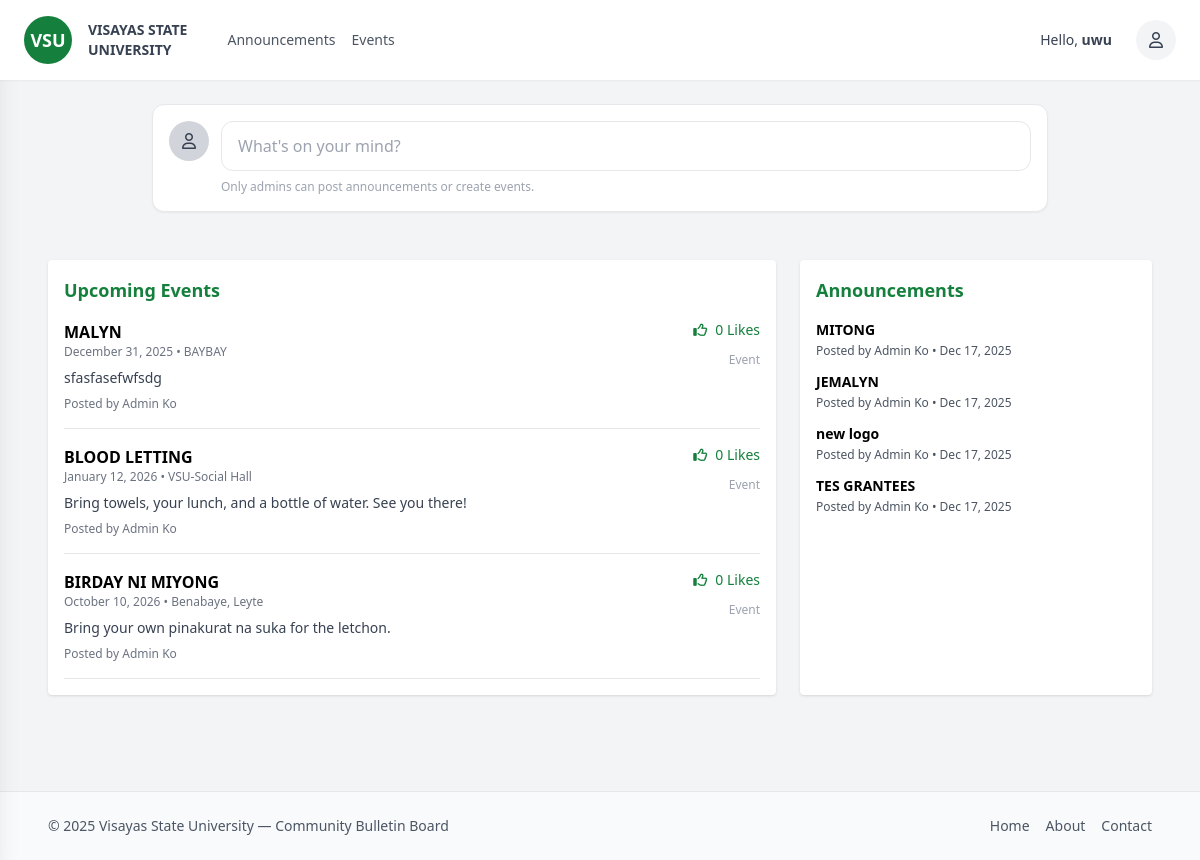
The app's page /dashboard.php?content=events (signed in) with its own data.
### tables this page shows
CREATE TABLE `events` (
  `event_id` int NOT NULL,
  `title` varchar(150) NOT NULL,
  `description` text NOT NULL,
  `event_date` date NOT NULL,
  `location` varchar(150) DEFAULT NULL,
  `posted_by` int DEFAULT NULL,
  `posted_at` timestamp NULL DEFAULT CURRENT_TIMESTAMP
);

CREATE TABLE `users` (
  `user_id` int NOT NULL,
  `username` varchar(50) NOT NULL,
  `password` varchar(255) NOT NULL,
  `full_name` varchar(100) DEFAULT NULL,
  `email` varchar(100) DEFAULT NULL,
  `role` enum('admin','user') DEFAULT 'user',
  `created_at` timestamp NULL DEFAULT CURRENT_TIMESTAMP
);

CREATE TABLE `announcements` (
  `announcement_id` int NOT NULL,
  `title` varchar(150) NOT NULL,
  `content` text NOT NULL,
  `posted_by` int DEFAULT NULL,
  `posted_at` timestamp NULL DEFAULT CURRENT_TIMESTAMP,
  `image` varchar(255) DEFAULT NULL
);

### functions.php (called while the page is built)
<?php
function fetchAnnouncements($pdo, $limit = 10) {
    $stmt = $pdo->prepare("SELECT a.*, u.full_name, u.role AS poster_role FROM announcements a LEFT JOIN users u ON a.posted_by = u.user_id ORDER BY a.posted_at DESC LIMIT :limit");
    $stmt->bindValue(':limit', (int)$limit, PDO::PARAM_INT);
    $stmt->execute();
    return $stmt->fetchAll();
}
function fetchUpcomingEvents($pdo, $limit = 10) {
    $stmt = $pdo->prepare("SELECT e.*, u.full_name, u.role AS poster_role FROM events e LEFT JOIN users u ON e.posted_by = u.user_id WHERE e.event_date >= CURDATE() ORDER BY e.event_date ASC LIMIT :limit");
    $stmt->bindValue(':limit', (int)$limit, PDO::PARAM_INT);
    $stmt->execute();
    return $stmt->fetchAll();
}

### events.php (the view, shortened to what this page needs)
<main class="p-6 grid grid-cols-1 md:grid-cols-3 gap-6">
  <section class="bg-white p-4 rounded shadow col-span-2">
    <h2 class="text-lg font-semibold mb-4 text-green-700">Upcoming Events</h2>
    <div class="space-y-4">
      <?php if (!empty($events)): ?>
        <?php foreach ($events as $ev): ?>
          <div class="border-b pb-4" data-aos="fade-up">
            <div class="flex items-start justify-between gap-4">
              <div>
                <h3 class="text-md font-bold"><?= htmlspecialchars($ev['title']) ?></h3>
                <div class="text-xs text-gray-500"><?= htmlspecialchars(date('F j, Y', strtotime($ev['event_date']))) ?><?= !empty($ev['location']) ? ' • ' . htmlspecialchars($ev['location']) : '' ?></div>
                <p class="text-sm text-gray-700 mt-2"><?= nl2br(htmlspecialchars($ev['description'])) ?></p>
                <div class="mt-2 text-xs text-gray-500">Posted by <?= htmlspecialchars($ev['full_name'] ?? 'Unknown') ?></div>
              </div>
              <div class="flex flex-col items-end gap-3">
                <?php
                  $eventLikes = 0;
                  $userEventReaction = null;
                  try {
                    $stmtER = $pdo->prepare("SELECT COUNT(*) FROM reactions WHERE event_id = ? AND reaction_type = 'like'");
                    $stmtER->execute([$ev['event_id']]);
                    $eventLikes = (int)$stmtER->fetchColumn();
                    if (isset($_SESSION['user_id'])) {
                        $stmtEur = $pdo->prepare("SELECT reaction_type FROM reactions WHERE event_id = ? AND user_id = ? LIMIT 1");
                        $stmtEur->execute([$ev['event_id'], $_SESSION['user_id']]);
                        $userEventReaction = $stmtEur->fetchColumn();
                    }
                  } catch (Exception $e) {}
                ?>
                <form method="POST" action="post_reaction.php" class="inline">
                  <button type="submit" class="flex items-center gap-2 text-sm text-green-700 hover:text-green-800 btn-animate">
                    <i class="fa-regular fa-thumbs-up <?= $userEventReaction === 'like' ? 'text-green-800' : '' ?>"></i>
                    <span><?= $eventLikes ?> Like<?= $eventLikes !== 1 ? 's' : '' ?></span>
                  </button>
                </form>
                <div class="text-xs text-gray-400">Event</div>
              </div>
            </div>
          </div>
        <?php endforeach; ?>
      <?php else: ?>
        <p class="text-sm text-gray-600">No upcoming events found.</p>
      <?php endif; ?>
    </div>
  </section>
  <aside class="bg-white p-4 rounded shadow">
    <h2 class="text-lg font-semibold mb-4 text-green-700">Announcements</h2>
    <ul class="space-y-3 text-sm">
      <?php if (!empty($announcements)): ?>
        <?php foreach (array_slice($announcements,0,5) as $ann): ?>
          <li class="mb-3"> <strong><?= htmlspecialchars($ann['title']) ?></strong><br>
            <span class="text-gray-600 text-xs">Posted by <?= htmlspecialchars($ann['full_name'] ?? 'Unknown') ?> • <?= htmlspecialchars(date('M j, Y', strtotime($ann['posted_at']))) ?></span>
          </li>
        <?php endforeach; ?>
      <?php else: ?>
        <li class="text-gray-600">No announcements yet.</li>
      <?php endif; ?>
    </ul>
  </aside>
</main>

### dashboard.php (style rules this page uses)
.btn-animate { transition: transform .18s ease, box-shadow .18s ease; }

### records on screen
events: title "MALYN", event_date "December 31, 2025", location "BAYBAY", description "sfasfasefwfsdg", posted_by.full_name "Admin Ko", eventLikes "0"
events: title "BLOOD LETTING", event_date "January 12, 2026", location "VSU-Social Hall", description "Bring towels, your lunch, and a bottle of water. See you there!", posted_by.full_name "Admin Ko", eventLikes "0"
events: title "BIRDAY NI MIYONG", event_date "October 10, 2026", location "Benabaye, Leyte", description "Bring your own pinakurat na suka for the letchon.", posted_by.full_name "Admin Ko", eventLikes "0"
announcements: title "MITONG", posted_by.full_name "Admin Ko", posted_at "Dec 17, 2025"
announcements: title "JEMALYN", posted_by.full_name "Admin Ko", posted_at "Dec 17, 2025"
announcements: title "new logo", posted_by.full_name "Admin Ko", posted_at "Dec 17, 2025"
announcements: title "TES GRANTEES", posted_by.full_name "Admin Ko", posted_at "Dec 17, 2025"

### other values on screen
$_SESSION['username'] "uwu"
